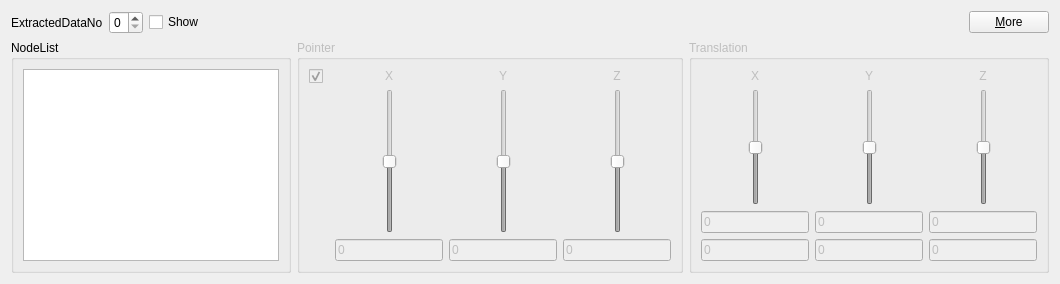
     <widget class="QWidget" name="TabViewControl">
      <attribute name="title">
       <string>View Control</string>
      </attribute>
      <layout class="QGridLayout" name="gridLayout_14">
       <item row="0" column="0">
        <layout class="QHBoxLayout" name="horizontalLayout_8">
         <item>
          <layout class="QHBoxLayout" name="HorizontalLayoutViewControlUpper">
           <item>
            <widget class="QLabel" name="LabelViewControlDataNo">
             <property name="text">
              <string>ExtractedDataNo</string>
             </property>
            </widget>
           </item>
           <item>
            <widget class="QSpinBox" name="SpinBoxViewControlDataNo">
             <property name="maximum">
              <number>9</number>
             </property>
            </widget>
           </item>
           <item>
            <widget class="QCheckBox" name="CheckBoxViewControlShow">
             <property name="text">
              <string>Show</string>
             </property>
            </widget>
           </item>
          </layout>
         </item>
         <item>
          <spacer name="HorizontalSpacerViewControlMore">
           <property name="orientation">
            <enum>Qt::Horizontal</enum>
           </property>
           <property name="sizeHint" stdset="0">
            <size>
             <width>40</width>
             <height>20</height>
            </size>
           </property>
          </spacer>
         </item>
         <item>
          <widget class="QPushButton" name="PushButtonViewControlMore">
           <property name="sizePolicy">
            <sizepolicy hsizetype="Preferred" vsizetype="Fixed">
             <horstretch>0</horstretch>
             <verstretch>0</verstretch>
            </sizepolicy>
           </property>
           <property name="text">
            <string>&amp;More</string>
           </property>
           <property name="checkable">
            <bool>true</bool>
           </property>
           <property name="checked">
            <bool>false</bool>
           </property>
           <property name="default">
            <bool>false</bool>
           </property>
          </widget>
         </item>
        </layout>
       </item>
       <item row="1" column="0">
        <layout class="QHBoxLayout" name="HorizontalLayoutViewControlMain">
         <item>
          <widget class="QGroupBox" name="groupBox_4">
           <property name="sizePolicy">
            <sizepolicy hsizetype="MinimumExpanding" vsizetype="MinimumExpanding">
             <horstretch>6</horstretch>
             <verstretch>0</verstretch>
            </sizepolicy>
           </property>
           <property name="title">
            <string>NodeList</string>
           </property>
           <layout class="QGridLayout" name="gridLayout_13">
            <item row="0" column="0">
             <widget class="QTableView" name="TableViewViewControlNodeList"/>
            </item>
           </layout>
          </widget>
         </item>
         <item>
          <widget class="QGroupBox" name="GroupBoxViewControlPointer">
           <property name="enabled">
            <bool>false</bool>
           </property>
           <property name="sizePolicy">
            <sizepolicy hsizetype="MinimumExpanding" vsizetype="MinimumExpanding">
             <horstretch>2</horstretch>
             <verstretch>0</verstretch>
            </sizepolicy>
           </property>
           <property name="title">
            <string>Pointer</string>
           </property>
           <layout class="QGridLayout" name="gridLayout_12">
            <item row="0" column="3">
             <layout class="QHBoxLayout" name="horizontalLayout_13">
              <item>
               <layout class="QVBoxLayout" name="verticalLayout_7">
                <item>
                 <widget class="QLabel" name="LabelViewControlPointerX">
                  <property name="text">
                   <string>X</string>
                  </property>
                  <property name="alignment">
                   <set>Qt::AlignCenter</set>
                  </property>
                 </widget>
                </item>
                <item>
                 <layout class="QHBoxLayout" name="horizontalLayout_14">
                  <item>
                   <spacer name="horizontalSpacer_14">
                    <property name="orientation">
                     <enum>Qt::Horizontal</enum>
                    </property>
                    <property name="sizeHint" stdset="0">
                     <size>
                      <width>0</width>
                      <height>20</height>
                     </size>
                    </property>
                   </spacer>
                  </item>
                  <item>
                   <widget class="QSlider" name="VerticalSliderViewControlPointerXum">
                    <property name="minimum">
                     <number>-300</number>
                    </property>
                    <property name="maximum">
                     <number>300</number>
                    </property>
                    <property name="orientation">
                     <enum>Qt::Vertical</enum>
                    </property>
                   </widget>
                  </item>
                  <item>
                   <spacer name="horizontalSpacer_15">
                    <property name="orientation">
                     <enum>Qt::Horizontal</enum>
                    </property>
                    <property name="sizeHint" stdset="0">
                     <size>
                      <width>0</width>
                      <height>20</height>
                     </size>
                    </property>
                   </spacer>
                  </item>
                 </layout>
                </item>
                <item>
                 <widget class="QLineEdit" name="LineEditViewControlPointerXum">
                  <property name="text">
                   <string>0</string>
                  </property>
                 </widget>
                </item>
               </layout>
              </item>
              <item>
               <layout class="QVBoxLayout" name="verticalLayout_8">
                <item>
                 <widget class="QLabel" name="LabelViewControlPointerY">
                  <property name="text">
                   <string>Y</string>
                  </property>
                  <property name="alignment">
                   <set>Qt::AlignCenter</set>
                  </property>
                 </widget>
                </item>
                <item>
                 <layout class="QHBoxLayout" name="horizontalLayout_15">
                  <item>
                   <spacer name="horizontalSpacer_16">
                    <property name="orientation">
                     <enum>Qt::Horizontal</enum>
                    </property>
                    <property name="sizeHint" stdset="0">
                     <size>
                      <width>0</width>
                      <height>20</height>
                     </size>
                    </property>
                   </spacer>
                  </item>
                  <item>
                   <widget class="QSlider" name="VerticalSliderViewControlPointerYum">
                    <property name="minimum">
                     <number>-300</number>
                    </property>
                    <property name="maximum">
                     <number>300</number>
                    </property>
                    <property name="orientation">
                     <enum>Qt::Vertical</enum>
                    </property>
                   </widget>
                  </item>
                  <item>
                   <spacer name="horizontalSpacer_17">
                    <property name="orientation">
                     <enum>Qt::Horizontal</enum>
                    </property>
                    <property name="sizeHint" stdset="0">
                     <size>
                      <width>0</width>
                      <height>20</height>
                     </size>
                    </property>
                   </spacer>
                  </item>
                 </layout>
                </item>
                <item>
                 <widget class="QLineEdit" name="LineEditViewControlPointerYum">
                  <property name="text">
                   <string>0</string>
                  </property>
                 </widget>
                </item>
               </layout>
              </item>
              <item>
               <layout class="QVBoxLayout" name="verticalLayout_9">
                <item>
                 <widget class="QLabel" name="LabelViewControlPointerZ">
                  <property name="text">
                   <string>Z</string>
                  </property>
                  <property name="alignment">
                   <set>Qt::AlignCenter</set>
                  </property>
                 </widget>
                </item>
                <item>
                 <layout class="QHBoxLayout" name="horizontalLayout_16">
                  <item>
                   <spacer name="horizontalSpacer_18">
                    <property name="orientation">
                     <enum>Qt::Horizontal</enum>
                    </property>
                    <property name="sizeHint" stdset="0">
                     <size>
                      <width>0</width>
                      <height>20</height>
                     </size>
                    </property>
                   </spacer>
                  </item>
                  <item>
                   <widget class="QSlider" name="VerticalSliderViewControlPointerZum">
                    <property name="minimum">
                     <number>-300</number>
                    </property>
                    <property name="maximum">
                     <number>300</number>
                    </property>
                    <property name="orientation">
                     <enum>Qt::Vertical</enum>
                    </property>
                   </widget>
                  </item>
                  <item>
                   <spacer name="horizontalSpacer_19">
                    <property name="orientation">
                     <enum>Qt::Horizontal</enum>
                    </property>
                    <property name="sizeHint" stdset="0">
                     <size>
                      <width>0</width>
                      <height>20</height>
                     </size>
                    </property>
                   </spacer>
                  </item>
                 </layout>
                </item>
                <item>
                 <widget class="QLineEdit" name="LineEditViewControlPointerZum">
                  <property name="text">
                   <string>0</string>
                  </property>
                 </widget>
                </item>
               </layout>
              </item>
             </layout>
            </item>
            <item row="0" column="0">
             <layout class="QVBoxLayout" name="verticalLayout">
              <item>
               <widget class="QCheckBox" name="CheckBoxViewControlPointer">
                <property name="text">
                 <string/>
                </property>
                <property name="checked">
                 <bool>true</bool>
                </property>
               </widget>
              </item>
              <item>
               <spacer name="verticalSpacer_4">
                <property name="orientation">
                 <enum>Qt::Vertical</enum>
                </property>
                <property name="sizeHint" stdset="0">
                 <size>
                  <width>20</width>
                  <height>40</height>
                 </size>
                </property>
               </spacer>
              </item>
             </layout>
            </item>
           </layout>
          </widget>
         </item>
         <item>
          <widget class="QGroupBox" name="GroupBoxViewControlTranslation">
           <property name="enabled">
            <bool>false</bool>
           </property>
           <property name="sizePolicy">
            <sizepolicy hsizetype="MinimumExpanding" vsizetype="MinimumExpanding">
             <horstretch>2</horstretch>
             <verstretch>0</verstretch>
            </sizepolicy>
           </property>
           <property name="title">
            <string>Translation</string>
           </property>
           <layout class="QGridLayout" name="gridLayout_11">
            <item row="0" column="0">
             <layout class="QHBoxLayout" name="HorizontalLayoutViewControlTranslation">
              <item>
               <layout class="QVBoxLayout" name="VerticalLayoutViewControlTranslationX">
                <item>
                 <widget class="QLabel" name="LabelViewControlTranslationX">
                  <property name="text">
                   <string>X</string>
                  </property>
                  <property name="alignment">
                   <set>Qt::AlignCenter</set>
                  </property>
                 </widget>
                </item>
                <item>
                 <layout class="QHBoxLayout" name="HorizontalLayoutViewControlTranslationX">
                  <item>
                   <spacer name="HorizontalSpacerViewControlTranslationX1">
                    <property name="orientation">
                     <enum>Qt::Horizontal</enum>
                    </property>
                    <property name="sizeHint" stdset="0">
                     <size>
                      <width>0</width>
                      <height>20</height>
                     </size>
                    </property>
                   </spacer>
                  </item>
                  <item>
                   <widget class="QSlider" name="VerticalSliderViewControlTranslationX">
                    <property name="minimum">
                     <number>-300</number>
                    </property>
                    <property name="maximum">
                     <number>300</number>
                    </property>
                    <property name="orientation">
                     <enum>Qt::Vertical</enum>
                    </property>
                   </widget>
                  </item>
                  <item>
                   <spacer name="HorizontalSpacerViewControlTranslationX2">
                    <property name="orientation">
                     <enum>Qt::Horizontal</enum>
                    </property>
                    <property name="sizeHint" stdset="0">
                     <size>
                      <width>0</width>
                      <height>20</height>
                     </size>
                    </property>
                   </spacer>
                  </item>
                 </layout>
                </item>
                <item>
                 <widget class="QLineEdit" name="LineEditViewControlTranslationX">
                  <property name="text">
                   <string>0</string>
                  </property>
                 </widget>
                </item>
                <item>
                 <widget class="QLineEdit" name="LineEditViewControlTranslationXum">
                  <property name="text">
                   <string>0</string>
                  </property>
                 </widget>
                </item>
               </layout>
              </item>
              <item>
               <layout class="QVBoxLayout" name="verticalLayout_14">
                <item>
                 <widget class="QLabel" name="LabelViewControlTranslationY">
                  <property name="text">
                   <string>Y</string>
                  </property>
                  <property name="alignment">
                   <set>Qt::AlignCenter</set>
                  </property>
                 </widget>
                </item>
                <item>
                 <layout class="QHBoxLayout" name="HorizontalLayoutViewControleTranslationY">
                  <item>
                   <spacer name="HorizontalSpacerViewControlTranslationY1">
                    <property name="orientation">
                     <enum>Qt::Horizontal</enum>
                    </property>
                    <property name="sizeHint" stdset="0">
                     <size>
                      <width>0</width>
                      <height>20</height>
                     </size>
                    </property>
                   </spacer>
                  </item>
                  <item>
                   <widget class="QSlider" name="VerticalSliderViewControlTranslationY">
                    <property name="minimum">
                     <number>-300</number>
                    </property>
                    <property name="maximum">
                     <number>300</number>
                    </property>
                    <property name="orientation">
                     <enum>Qt::Vertical</enum>
                    </property>
                   </widget>
                  </item>
                  <item>
                   <spacer name="HorizontalSpacerViewControlTranslationY2">
                    <property name="orientation">
                     <enum>Qt::Horizontal</enum>
                    </property>
                    <property name="sizeHint" stdset="0">
                     <size>
                      <width>0</width>
                      <height>20</height>
                     </size>
                    </property>
                   </spacer>
                  </item>
                 </layout>
                </item>
                <item>
                 <widget class="QLineEdit" name="LineEditViewControlTranslationY">
                  <property name="text">
                   <string>0</string>
                  </property>
                 </widget>
                </item>
                <item>
                 <widget class="QLineEdit" name="LineEditViewControlTranslationYum">
                  <property name="text">
                   <string>0</string>
                  </property>
                 </widget>
                </item>
               </layout>
              </item>
              <item>
               <layout class="QVBoxLayout" name="VerticalLayoutViewControlTranslationZ">
                <item>
                 <widget class="QLabel" name="LabelViewControlTranslationZ">
                  <property name="text">
                   <string>Z</string>
                  </property>
                  <property name="alignment">
                   <set>Qt::AlignCenter</set>
                  </property>
                 </widget>
                </item>
                <item>
                 <layout class="QHBoxLayout" name="HorizontalLayoutViewControlTranslationZ">
                  <item>
                   <spacer name="HorizontalSpacerViewControlTranslationZ1">
                    <property name="orientation">
                     <enum>Qt::Horizontal</enum>
                    </property>
                    <property name="sizeHint" stdset="0">
                     <size>
                      <width>0</width>
                      <height>20</height>
                     </size>
                    </property>
                   </spacer>
                  </item>
                  <item>
                   <widget class="QSlider" name="VerticalSliderViewControlTranslationZ">
                    <property name="minimum">
                     <number>-300</number>
                    </property>
                    <property name="maximum">
                     <number>300</number>
                    </property>
                    <property name="orientation">
                     <enum>Qt::Vertical</enum>
                    </property>
                   </widget>
                  </item>
                  <item>
                   <spacer name="HorizontalSpacerViewControlTranslationZ2">
                    <property name="orientation">
                     <enum>Qt::Horizontal</enum>
                    </property>
                    <property name="sizeHint" stdset="0">
                     <size>
                      <width>0</width>
                      <height>20</height>
                     </size>
                    </property>
                   </spacer>
                  </item>
                 </layout>
                </item>
                <item>
                 <widget class="QLineEdit" name="LineEditViewControlTranslationZ">
                  <property name="text">
                   <string>0</string>
                  </property>
                 </widget>
                </item>
                <item>
                 <widget class="QLineEdit" name="LineEditViewControlTranslationZum">
                  <property name="text">
                   <string>0</string>
                  </property>
                 </widget>
                </item>
               </layout>
              </item>
             </layout>
            </item>
           </layout>
          </widget>
         </item>
        </layout>
       </item>
      </layout>
     </widget>
